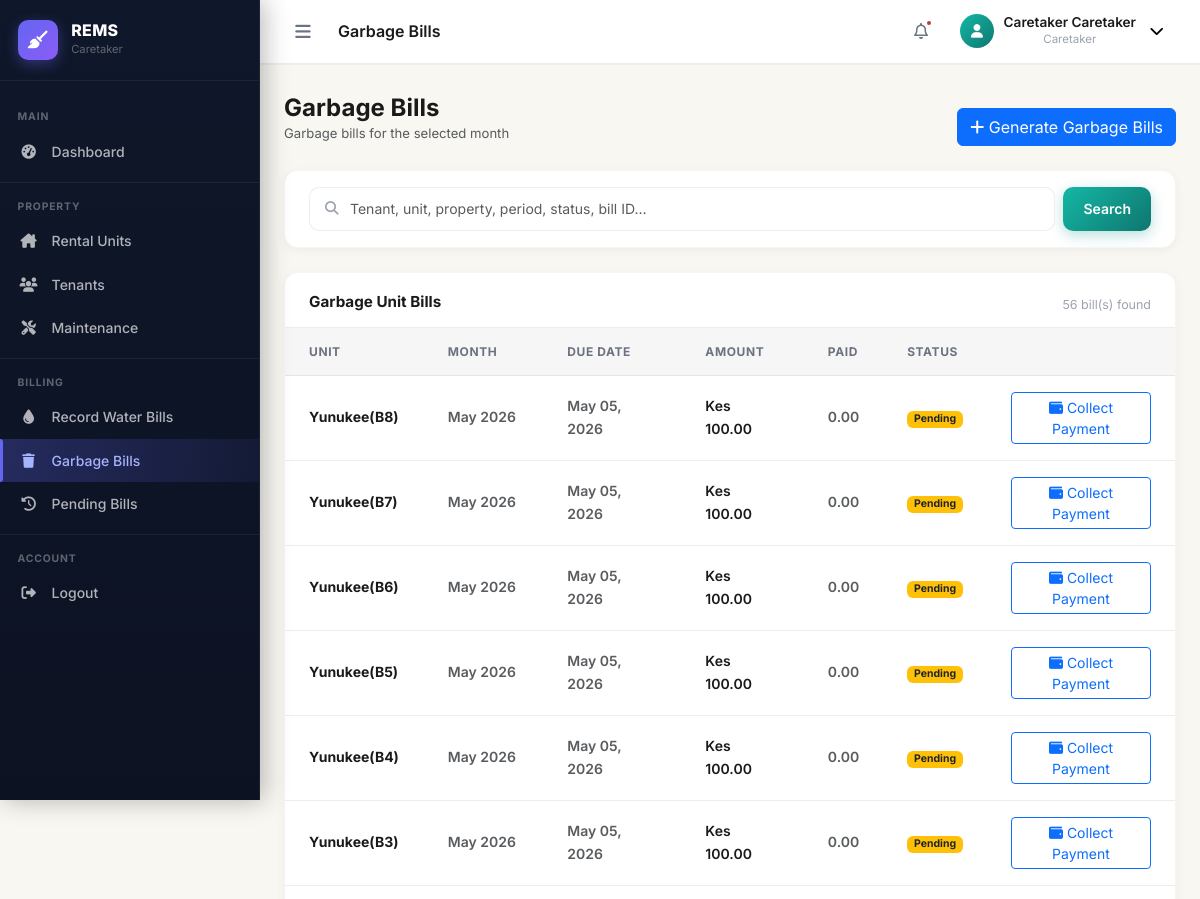
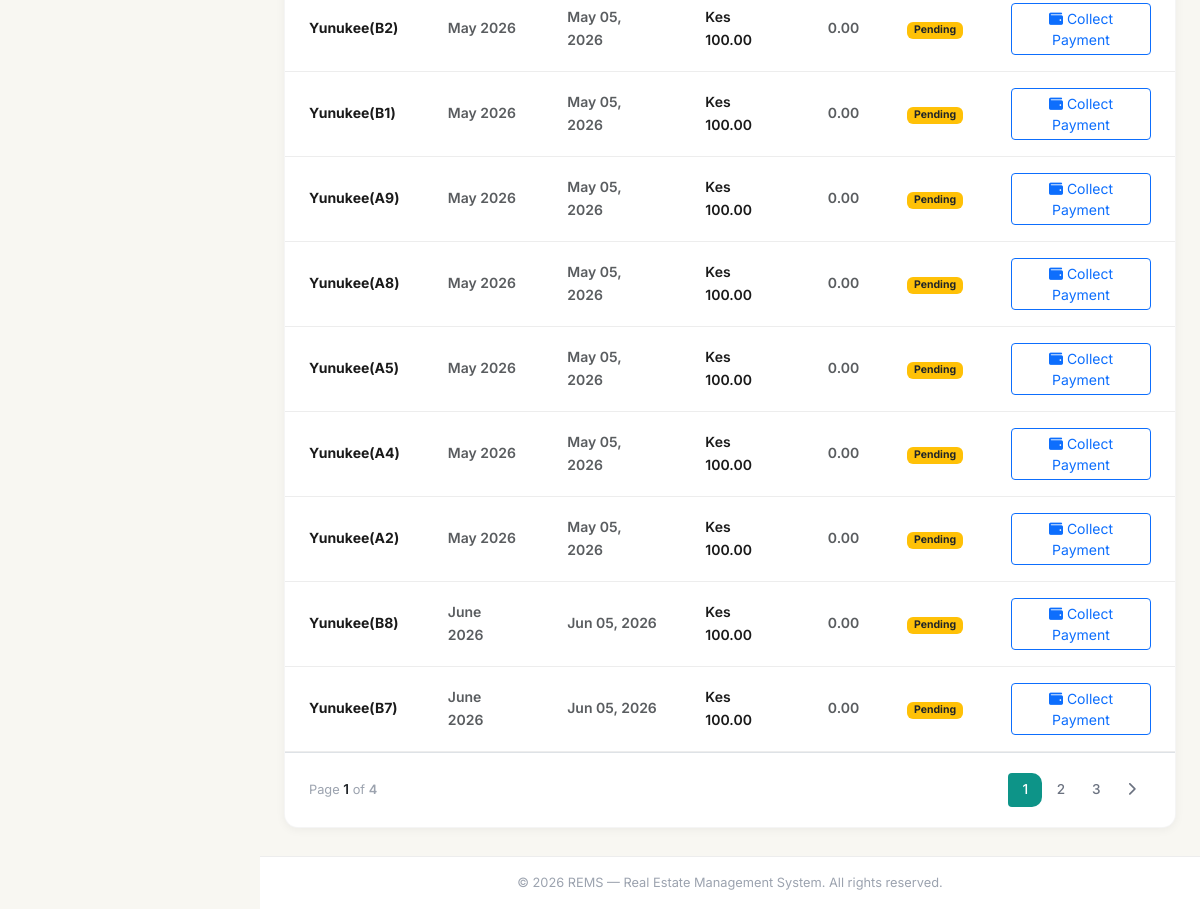
/payments/garbage-bills/ (signed in), run on the app's committed database (2 pictures, top to bottom).
### apps/users/models.py (models this page shows, shortened)
class User(AbstractUser, AbstractBaseModel):
    role = models.CharField(max_length=255, choices=UserRoles.choices(), default="Tenant")
    phone = models.CharField(max_length=255, blank=True, null=True)
    address = models.TextField(blank=True, null=True)
    city = models.CharField(max_length=255, blank=True, null=True)
    state = models.CharField(max_length=255, blank=True, null=True)
    zip_code = models.CharField(max_length=255, blank=True, null=True)
    country = models.CharField(max_length=255, blank=True, null=True)
    avatar = models.ImageField(upload_to="avatars/", blank=True, null=True)
    gender = models.CharField(max_length=255, blank=True, null=True)
    marital_status = models.CharField(max_length=255, blank=True, null=True)
    id_number = models.CharField(max_length=255, null=True, blank=True)
    firebase_uid = models.CharField(max_length=255, null=True, blank=True)
    profile_picture = models.URLField(max_length=255, null=True, blank=True)

### apps/payments/models.py (models this page shows)
class GarbageBill(AbstractBaseModel):
    unit = models.ForeignKey("properties.PropertyUnit", on_delete=models.SET_NULL, null=True, blank=True, related_name="garbagebills")
    tenant = models.ForeignKey("tenants.Tenant", on_delete=models.SET_NULL, null=True, blank=True, related_name="garbagebills")
    amount_expected = models.DecimalField(max_digits=10, decimal_places=2)
    amount_paid = models.DecimalField(max_digits=10, decimal_places=2, default=Decimal("0.00"))
    due_date = models.DateField(null=True, blank=True)
    status = models.CharField(max_length=255, choices=PaymentStatuses.choices(), default=PaymentStatuses.PENDING.value)
    fully_paid = models.BooleanField(default=False)
    month = models.ForeignKey("core.Month", on_delete=models.SET_NULL, null=True, blank=True, related_name="garbagebills")
    year = models.ForeignKey("core.Year", on_delete=models.SET_NULL, null=True, blank=True, related_name="garbagebills")
    def balance(self):
        return self.amount_expected - self.amount_paid

### apps/properties/models.py (models this page shows, shortened)
class PropertyUnit(AbstractBaseModel):
    property = models.ForeignKey(Property, on_delete=models.CASCADE, related_name="propertyunits")
    name = models.CharField(max_length=255)
    rent = models.DecimalField(max_digits=10, decimal_places=2, default=Decimal("0.00"))
    is_occupied = models.BooleanField(default=False)
    floor = models.CharField(max_length=255, null=True, blank=True, default="1")  # models.PositiveIntegerField(default=1)
    unit_type = models.CharField(max_length=255, null=True, blank=True)
    tenant = models.OneToOneField("tenants.Tenant", on_delete=models.SET_NULL, null=True, blank=True, related_name="tenantunit")
    status = models.CharField(max_length=255, null=True, blank=True)
    security_deposit = models.DecimalField(max_digits=10, decimal_places=2, default=Decimal("0.00"))
    water_meter_number = models.CharField(max_length=255, null=True, blank=True)
    electricity_meter_number = models.CharField(max_length=255, null=True, blank=True)
    water_price = models.DecimalField(max_digits=10, decimal_places=2, default=Decimal("200.00"))

class Property(AbstractBaseModel):
    owner = models.ForeignKey("users.User", on_delete=models.CASCADE)
    name = models.CharField(max_length=255)
    phone_number = models.CharField(max_length=255, null=True, blank=True)
    description = models.TextField(null=True)
    address = models.CharField(max_length=255, null=True)
    city = models.CharField(max_length=255)
    country = models.CharField(max_length=255)
    units = models.PositiveIntegerField()
    house_manager = models.ForeignKey("users.User", on_delete=models.SET_NULL, null=True, blank=True, related_name="managedproperties")
    garbage_charge = models.DecimalField(max_digits=10, decimal_places=2, default=Decimal("130.00"))
    water_charge = models.DecimalField(max_digits=10, decimal_places=2, default=Decimal("250.00"))

### apps/core/models.py (models this page shows, shortened)
class AbstractBaseModel(models.Model):
    created_at = models.DateTimeField(auto_now_add=True)
    updated_at = models.DateTimeField(auto_now=True)
    is_active = models.BooleanField(default=False)
    class Meta:
        abstract = True

class Month(AbstractBaseModel):
    name = models.CharField(max_length=255)
    year = models.ForeignKey(Year, on_delete=models.CASCADE, related_name="months")

class Year(AbstractBaseModel):
    name = models.CharField(max_length=255)

### apps/payments/garbage_bills/views.py (the view, shortened to what this page needs)
# urls.py: path("garbage-bills/", GarbageBillsView.as_view(), name="garbage-bills"),
class GarbageBillsView(LoginRequiredMixin, ListView):
    model = GarbageBill
    template_name = "garbage_bills/garbage_bills.html"
    context_object_name = "garbage_bills"
    paginate_by = 15
    def get_queryset(self):
        qs = (
            GarbageBill.objects.filter(fully_paid=False)
            .select_related(
                "unit",
                "unit__property",
                "tenant",
                "tenant__user",
                "month",
                "year",
            )
        )
        search_query = (self.request.GET.get("search") or "").strip()
        return qs.order_by("-created_at")
    def get_context_data(self, **kwargs):
        context = super().get_context_data(**kwargs)
        context["search_query"] = (self.request.GET.get("search") or "").strip()
        context["units"] = PropertyUnit.objects.all()
        context["months"] = MONTHS_LIST
        context["years"] = Year.objects.all()
        context["properties"] = Property.objects.all()
        return context

### templates/garbage_bills/garbage_bills.html (shortened to what this page needs)
{% extends "base.html" %}
{% load static %}
{% block page_title %}Garbage Bills{% endblock %}
{% block content %}
<div class="d-flex align-items-center justify-content-between mb-4 flex-wrap gap-2">
    <div>
        <h1 class="fs-4 fw-bold mb-0">Garbage Bills</h1>
        <p class="text-muted mb-0" style="font-size:.82rem">Garbage bills for the selected month</p>
    </div>
    <a data-bs-toggle="modal" data-bs-target="#generateGarbageBillsModal" class="btn btn-primary mt-3">
        <i class="fa-solid fa-plus"></i> Generate Garbage Bills
    </a>
</div>
<div class="rems-card mb-4">
    <div class="rems-card__body py-3">
        <form method="GET" class="d-flex gap-2 flex-wrap" role="search">
            <div class="search-wrap flex-grow-1">
                <i class="fa-solid fa-magnifying-glass search-icon"></i>
                <input type="text" name="search" value="{{ search_query }}" class="form-control search-input" placeholder="Tenant, unit, property, period, status, bill ID…" autocomplete="off">
            </div>
            <button type="submit" class="rems-btn rems-btn--primary">Search</button>
        </form>
    </div>
</div>
<div class="rems-card">
    <div class="rems-card__header">
        <h5 class="rems-card__title">Garbage Unit Bills</h5>
        <p class="rems-card__subtitle">{{ page_obj.paginator.count }} bill(s) found{% if search_query %} · search: {{ search_query }}{% endif %}</p>
    </div>
    <div class="table-responsive">
        <table class="rems-table">
            <thead>
                <tr>
                    <th>Unit</th>
                    <th>Month</th>
                    <th>Due Date</th>
                    <th>Amount</th>
                    <th>Paid</th>
                    <th>Status</th>
                    <th></th>
                </tr>
            </thead>
            <tbody>
                {% for bill in garbage_bills %}
                <tr>
                    <td class="fw-700">{{ bill.unit.property.name }}({{bill.unit.name}})</td>
                    <td class="text-muted fw-600">{{ bill.month.name }} {{bill.year.name}}</td>
                    <td class="text-muted fw-600">{{ bill.due_date|date:"M d, Y" }}</td>
                    <td class="fw-600">Kes {{ bill.amount_expected }}</td>
                    <td class="text-muted fw-600">{{ bill.amount_paid }}</td>
                    <td>
                        {% if bill.status == "Pending" %}
                        <span class="badge bg-warning text-dark">{{ bill.status }}</span>
                        {% elif bill.status == "Captured" %}
                        <span class="badge bg-success">{{ bill.status }}</span>
                        {% elif bill.status == "Confirmed" %}
                        <span class="badge bg-primary">{{ bill.status }}</span>
                        {% endif %}
                    </td>
                    <td>
                        {% if not bill.fully_paid %}
                        <button type="button" data-bs-toggle="modal" data-bs-target="#collectGarbageBillPaymentModal{{ bill.id }}" class="btn btn-sm btn-outline-primary">
                            <i class="fa-solid fa-wallet"></i> Collect Payment
                        </button>
                        {% endif %}
                    </td>
                </tr>
                {% endfor %}
            </tbody>
        </table>
    </div>
    {% if page_obj.has_other_pages %}
    <div class="rems-card__body border-top">
        {% include "partials/pagination.html" with page_obj=page_obj %}
    </div>
    {% endif %}
</div>
{% endblock %}

### templates/base.html (shortened to what this page needs)
{% load static %}
<!DOCTYPE html>
<html lang="en">
<head>
    <link rel="stylesheet" href="https://cdn.jsdelivr.net/npm/bootstrap@5.3.3/dist/css/bootstrap.min.css">
    <link rel="stylesheet" href="https://cdnjs.cloudflare.com/ajax/libs/font-awesome/6.5.0/css/all.min.css">
    <link rel="stylesheet" href="{% static 'css/main.css' %}">
    <link rel="stylesheet" href="{% static 'css/sidebar.css' %}">
</head>
<body class="{% block body_class %}{% endblock %}">
{% if user.is_authenticated %}
<div class="rems-wrapper" id="remsWrapper">
    {% if request.user.role == "Caretaker" or request.user.role == "House Manager" %}
        {% include "includes/caretaker_sidebar.html" %}
    {% else %}
        {% include "includes/sidebar.html" %}
    {% endif %}
    <div class="rems-main" id="remsMain">
        <header class="rems-topbar">
            <div class="topbar-left">
                <button class="sidebar-toggle-btn" id="sidebarToggleBtn" title="Toggle Sidebar">
                    <i class="fa-solid fa-bars"></i>
                </button>
                <div class="breadcrumb-area d-none d-lg-flex">
                    <span class="page-title">{% block page_title %}Dashboard{% endblock %}</span>
                </div>
            </div>
            <div class="topbar-right">
                <button class="topbar-icon-btn d-none d-md-flex" title="Notifications">
                    <i class="fa-regular fa-bell"></i>
                    <span class="badge-dot"></span>
                </button>
                <div class="topbar-user dropdown">
                    <button class="user-avatar-btn dropdown-toggle" data-bs-toggle="dropdown" id="userDropdown" title="Account">
                        <div class="user-avatar user-avatar--mobile">
                            <i class="fa-solid fa-user d-none d-md-inline"></i>
                        </div>
                        <div class="user-info d-none d-md-block">
                            <span class="user-name">{{ user.get_full_name|default:user.username }}</span>
                            <span class="user-role">{{ user.role|default:"Administrator" }}</span>
                        </div>
                        <i class="fa-solid fa-chevron-down ms-1 d-none d-md-inline"></i>
                    </button>
                </div>
            </div>
        </header>
        <main class="rems-content">
            {% block content %}{% endblock %}
        </main>
        <footer class="rems-footer">
            <span>&copy; {% now "Y" %} REMS &mdash; Real Estate Management System. All rights reserved.</span>
        </footer>
    </div>
</div>
{% else %}
<div class="auth-layout">
    {% block auth_content %}{% endblock %}
</div>
{% endif %}
</body>
</html>

### data on the page
User: get_full_name "Caretaker Caretaker", role "Caretaker"
GarbageBill: unit.property.name "Yunukee", unit.name "B8", month.name "May", year.name "2026", due_date "May 05, 2026", amount_expected "100.00", amount_paid "0.00", status "Pending"
GarbageBill: unit.property.name "Yunukee", unit.name "B7", month.name "May", year.name "2026", due_date "May 05, 2026", amount_expected "100.00", amount_paid "0.00", status "Pending"
GarbageBill: unit.property.name "Yunukee", unit.name "B6", month.name "May", year.name "2026", due_date "May 05, 2026", amount_expected "100.00", amount_paid "0.00", status "Pending"
GarbageBill: unit.property.name "Yunukee", unit.name "B5", month.name "May", year.name "2026", due_date "May 05, 2026", amount_expected "100.00", amount_paid "0.00", status "Pending"
GarbageBill: unit.property.name "Yunukee", unit.name "B4", month.name "May", year.name "2026", due_date "May 05, 2026", amount_expected "100.00", amount_paid "0.00", status "Pending"
GarbageBill: unit.property.name "Yunukee", unit.name "B3", month.name "May", year.name "2026", due_date "May 05, 2026", amount_expected "100.00", amount_paid "0.00", status "Pending"
GarbageBill: unit.property.name "Yunukee", unit.name "B2", month.name "May", year.name "2026", due_date "May 05, 2026", amount_expected "100.00", amount_paid "0.00", status "Pending"
GarbageBill: unit.property.name "Yunukee", unit.name "B1", month.name "May", year.name "2026", due_date "May 05, 2026", amount_expected "100.00", amount_paid "0.00", status "Pending"
GarbageBill: unit.property.name "Yunukee", unit.name "A9", month.name "May", year.name "2026", due_date "May 05, 2026", amount_expected "100.00", amount_paid "0.00", status "Pending"
GarbageBill: unit.property.name "Yunukee", unit.name "A8", month.name "May", year.name "2026", due_date "May 05, 2026", amount_expected "100.00", amount_paid "0.00", status "Pending"
GarbageBill: unit.property.name "Yunukee", unit.name "A5", month.name "May", year.name "2026", due_date "May 05, 2026", amount_expected "100.00", amount_paid "0.00", status "Pending"
GarbageBill: unit.property.name "Yunukee", unit.name "A4", month.name "May", year.name "2026", due_date "May 05, 2026", amount_expected "100.00", amount_paid "0.00", status "Pending"
GarbageBill: unit.property.name "Yunukee", unit.name "A2", month.name "May", year.name "2026", due_date "May 05, 2026", amount_expected "100.00", amount_paid "0.00", status "Pending"
GarbageBill: unit.property.name "Yunukee", unit.name "B8", month.name "June", year.name "2026", due_date "Jun 05, 2026", amount_expected "100.00", amount_paid "0.00", status "Pending"
GarbageBill: unit.property.name "Yunukee", unit.name "B7", month.name "June", year.name "2026", due_date "Jun 05, 2026", amount_expected "100.00", amount_paid "0.00", status "Pending"

### other printed values
{{ page_obj.paginator.count }} "56"
{{ page_obj.number }} "1"
{{ page_obj.paginator.num_pages }} "4"
{{ num }} "1"
{{ num }} "2" "3"
